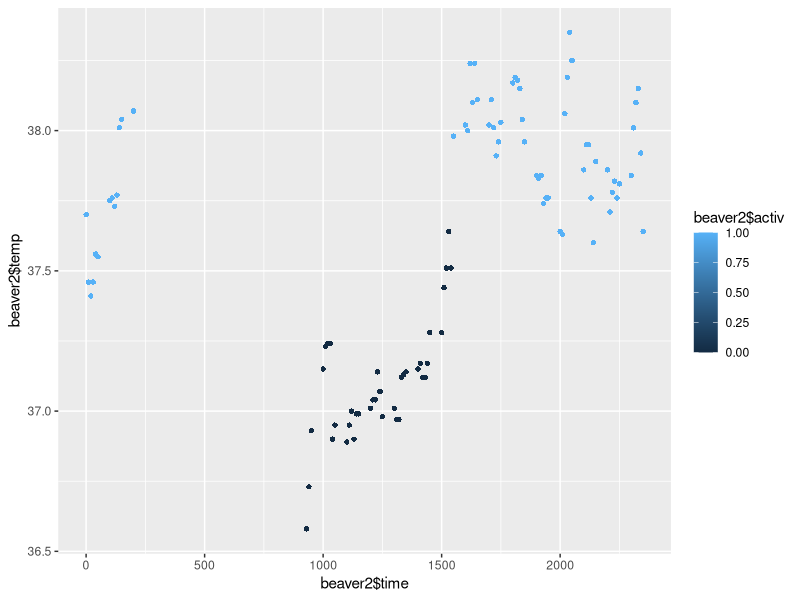
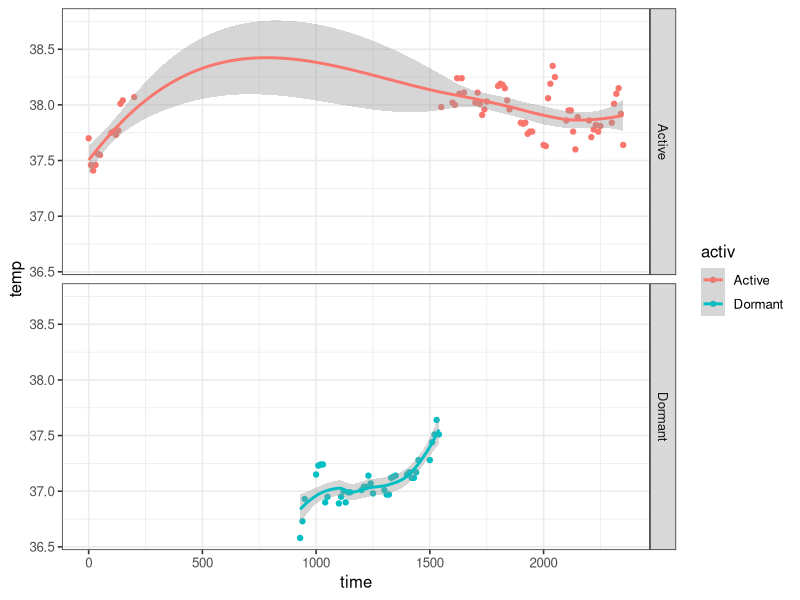
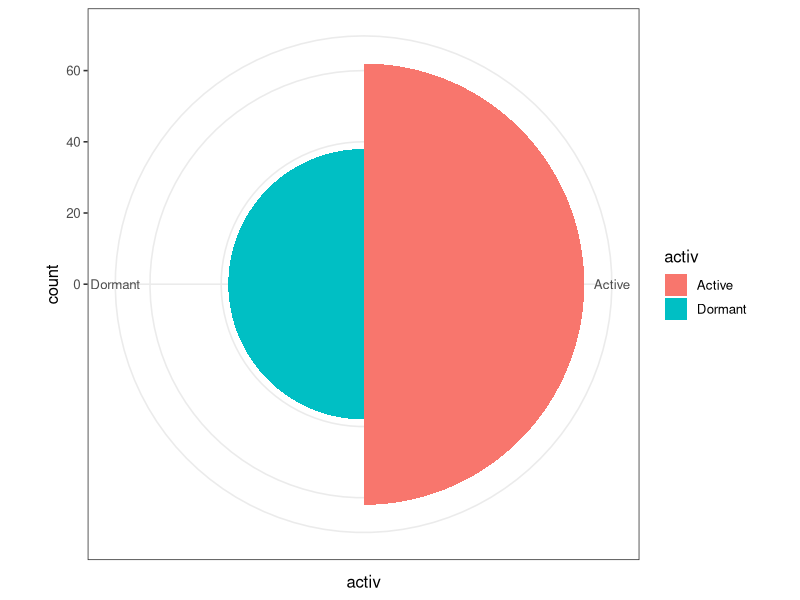
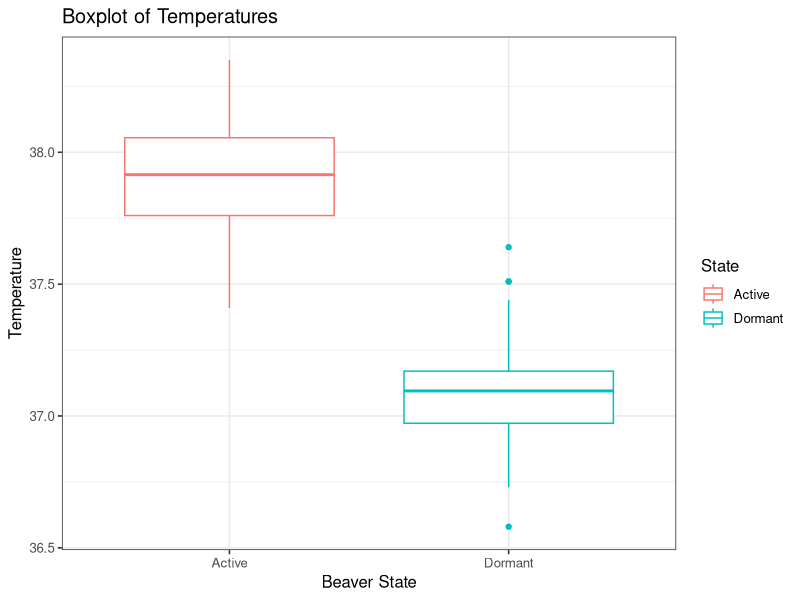

Recreate these plots in R, in order.
## ---- chunk 1
library(ggplot2,quietly = T)
library(datasets,quietly = T)
## ---- chunk 2
data(beavers)
head(beaver2)
## ---- chunk 3
qplot(beaver2$time,beaver2$temp,
      colour=beaver2$activ,
      geom="point",
      shape=I(16))
## ---- chunk 4
beaver2$activ<-ifelse(beaver2$activ==1,"Active","Dormant")
qplot(time,temp,
      colour=activ,
      facets=activ~.,
      geom=c("point","smooth"),data=beaver2)+ 
      theme_bw(base_size = 12, base_family = "")
## ---- chunk 5
ggplot(beaver2, aes(activ, fill=activ)) + 
  geom_bar(width=1) + 
  coord_polar() + 
  theme_bw(base_size = 12, base_family = "")
## ---- chunk 6
qplot(data=beaver2,x=activ,y=temp,geom="boxplot", colour=activ)+
  theme_bw(base_size = 12, base_family = "")+
   labs(title = "Boxplot of Temperatures",x = "Beaver State",y="Temperature",colour="State")

